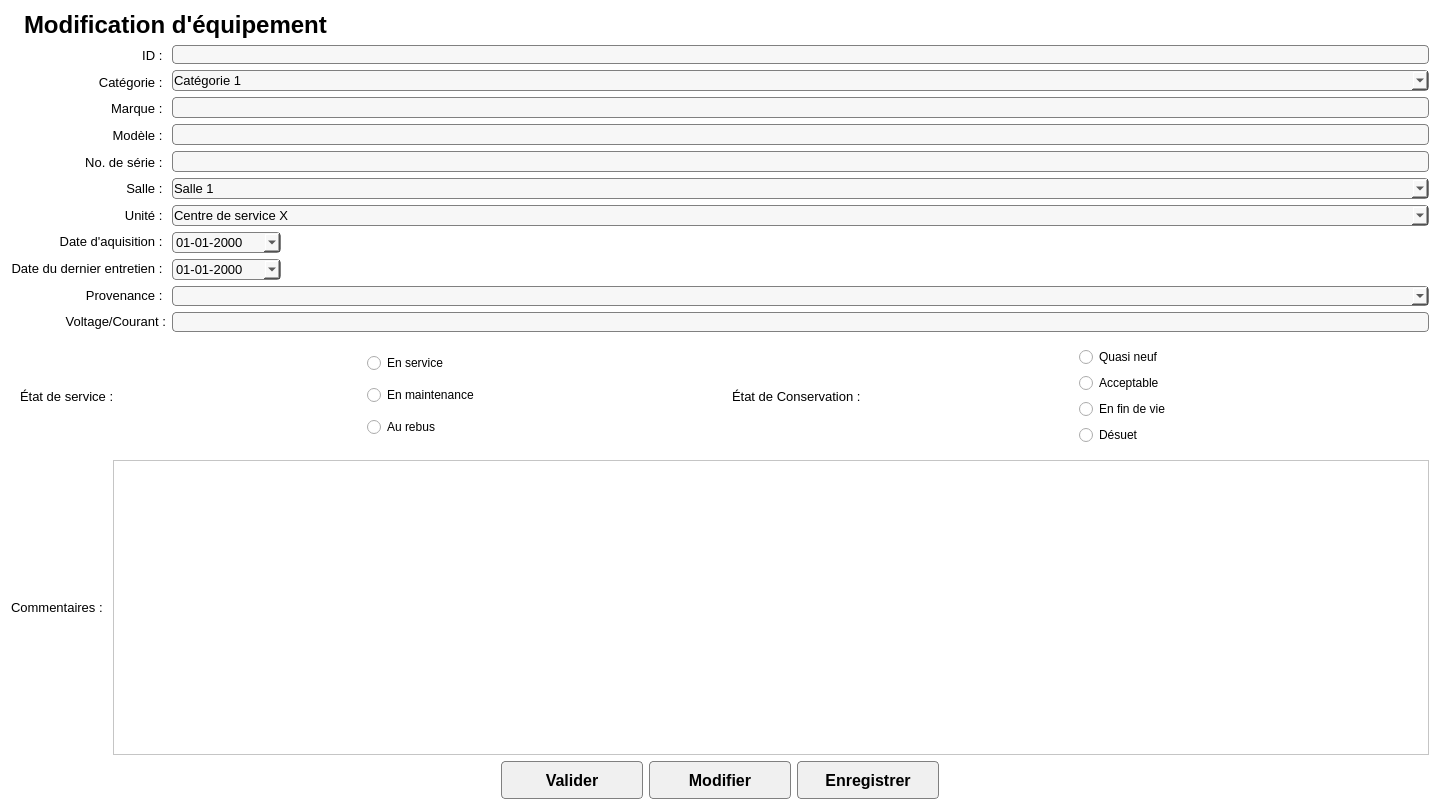
<?xml version="1.0" encoding="UTF-8"?>
<ui version="4.0">
 <class>ModificationEquipement</class>
 <widget class="QWidget" name="ModificationEquipement">
  <property name="geometry">
   <rect>
    <x>0</x>
    <y>0</y>
    <width>1440</width>
    <height>810</height>
   </rect>
  </property>
  <property name="minimumSize">
   <size>
    <width>0</width>
    <height>800</height>
   </size>
  </property>
  <property name="maximumSize">
   <size>
    <width>11111111</width>
    <height>1111111</height>
   </size>
  </property>
  <property name="windowTitle">
   <string>Form</string>
  </property>
  <property name="styleSheet">
   <string notr="true">QWidget{

background: white;
}

QLineEdit {
padding: 1px;
border-style: solid;
border: 1px solid gray;
border-radius: 4px;
background:rgb(247,247,247);

}

QDateEdit {
max-width: 105px
}

QPushButton {
color: black;
background-color: rgb(240, 240, 240);
border-width: 1px;
border-color: grey;
border-style: solid;
border-radius: 4px;
padding: 3px;
font: bold 16px;
padding-left: 5px;
padding-right: 5px;
min-width: 130px;
max-width:150px;
min-height: 30px;
max-height: 30px;
}

QPushButton:hover {
background-color: qlineargradient(x1: 0, y1: 1, x2: 0, y2: 0, stop: 0 #edf2f8, stop: 1 #c8d9ea);
}

QPushButton:pressed {
background-color: rgb(193, 213, 243);
}




QComboBox
{
padding: 1px;
border-style: solid;
border: 1px solid gray;
border-radius: 4px;
background:rgb(247,247,247);
}

QDateEdit
{
padding: 1px;
border-style: solid;
border: 1px solid gray;
border-radius: 4px;
background:rgb(247,247,247);
}</string>
  </property>
  <layout class="QFormLayout" name="formLayout">
   <item row="0" column="0" colspan="2">
    <layout class="QHBoxLayout" name="layoutTitre">
     <item>
      <widget class="QLabel" name="label">
       <property name="styleSheet">
        <string notr="true">background: white;</string>
       </property>
       <property name="text">
        <string/>
       </property>
       <property name="pixmap">
        <pixmap>Images/add1.png</pixmap>
       </property>
       <property name="scaledContents">
        <bool>false</bool>
       </property>
      </widget>
     </item>
     <item>
      <widget class="QLabel" name="titreModificationEquipement">
       <property name="font">
        <font>
         <family>MS Shell Dlg 2</family>
         <pointsize>18</pointsize>
         <weight>75</weight>
         <italic>false</italic>
         <bold>true</bold>
         <underline>false</underline>
        </font>
       </property>
       <property name="styleSheet">
        <string notr="true">background: white;</string>
       </property>
       <property name="text">
        <string>Modification d'équipement</string>
       </property>
      </widget>
     </item>
     <item>
      <spacer name="horizontalSpacer">
       <property name="orientation">
        <enum>Qt::Horizontal</enum>
       </property>
       <property name="sizeHint" stdset="0">
        <size>
         <width>40</width>
         <height>20</height>
        </size>
       </property>
      </spacer>
     </item>
    </layout>
   </item>
   <item row="1" column="0">
    <layout class="QVBoxLayout" name="layoutTitreLables">
     <item>
      <widget class="QLabel" name="label_34">
       <property name="font">
        <font>
         <pointsize>10</pointsize>
        </font>
       </property>
       <property name="styleSheet">
        <string notr="true">background: white;</string>
       </property>
       <property name="text">
        <string>ID : </string>
       </property>
       <property name="alignment">
        <set>Qt::AlignRight|Qt::AlignTrailing|Qt::AlignVCenter</set>
       </property>
      </widget>
     </item>
     <item>
      <widget class="QLabel" name="label_37">
       <property name="font">
        <font>
         <pointsize>10</pointsize>
        </font>
       </property>
       <property name="styleSheet">
        <string notr="true">background: white;</string>
       </property>
       <property name="text">
        <string>Catégorie : </string>
       </property>
       <property name="alignment">
        <set>Qt::AlignRight|Qt::AlignTrailing|Qt::AlignVCenter</set>
       </property>
      </widget>
     </item>
     <item>
      <widget class="QLabel" name="label_36">
       <property name="font">
        <font>
         <pointsize>10</pointsize>
        </font>
       </property>
       <property name="styleSheet">
        <string notr="true">background: white;</string>
       </property>
       <property name="text">
        <string>Marque : </string>
       </property>
       <property name="alignment">
        <set>Qt::AlignRight|Qt::AlignTrailing|Qt::AlignVCenter</set>
       </property>
      </widget>
     </item>
     <item>
      <widget class="QLabel" name="label_35">
       <property name="font">
        <font>
         <pointsize>10</pointsize>
        </font>
       </property>
       <property name="styleSheet">
        <string notr="true">background: white;</string>
       </property>
       <property name="text">
        <string>Modèle : </string>
       </property>
       <property name="alignment">
        <set>Qt::AlignRight|Qt::AlignTrailing|Qt::AlignVCenter</set>
       </property>
      </widget>
     </item>
     <item>
      <widget class="QLabel" name="label_30">
       <property name="font">
        <font>
         <pointsize>10</pointsize>
        </font>
       </property>
       <property name="styleSheet">
        <string notr="true">background: white;</string>
       </property>
       <property name="text">
        <string>No. de série : </string>
       </property>
       <property name="alignment">
        <set>Qt::AlignRight|Qt::AlignTrailing|Qt::AlignVCenter</set>
       </property>
      </widget>
     </item>
     <item>
      <widget class="QLabel" name="label_31">
       <property name="font">
        <font>
         <pointsize>10</pointsize>
        </font>
       </property>
       <property name="styleSheet">
        <string notr="true">background: white;</string>
       </property>
       <property name="text">
        <string>Salle : </string>
       </property>
       <property name="alignment">
        <set>Qt::AlignRight|Qt::AlignTrailing|Qt::AlignVCenter</set>
       </property>
      </widget>
     </item>
     <item>
      <widget class="QLabel" name="label_33">
       <property name="font">
        <font>
         <pointsize>10</pointsize>
        </font>
       </property>
       <property name="styleSheet">
        <string notr="true">background: white;</string>
       </property>
       <property name="text">
        <string>Unité : </string>
       </property>
       <property name="alignment">
        <set>Qt::AlignRight|Qt::AlignTrailing|Qt::AlignVCenter</set>
       </property>
      </widget>
     </item>
     <item>
      <widget class="QLabel" name="label_29">
       <property name="font">
        <font>
         <pointsize>10</pointsize>
        </font>
       </property>
       <property name="styleSheet">
        <string notr="true">background: white;</string>
       </property>
       <property name="text">
        <string>Date d'aquisition : </string>
       </property>
       <property name="alignment">
        <set>Qt::AlignRight|Qt::AlignTrailing|Qt::AlignVCenter</set>
       </property>
      </widget>
     </item>
     <item>
      <widget class="QLabel" name="label_27">
       <property name="font">
        <font>
         <pointsize>10</pointsize>
        </font>
       </property>
       <property name="styleSheet">
        <string notr="true">background: white;</string>
       </property>
       <property name="text">
        <string>Date du dernier entretien : </string>
       </property>
       <property name="alignment">
        <set>Qt::AlignRight|Qt::AlignTrailing|Qt::AlignVCenter</set>
       </property>
      </widget>
     </item>
     <item>
      <widget class="QLabel" name="label_26">
       <property name="font">
        <font>
         <pointsize>10</pointsize>
        </font>
       </property>
       <property name="styleSheet">
        <string notr="true">background: white;</string>
       </property>
       <property name="text">
        <string>Provenance : </string>
       </property>
       <property name="alignment">
        <set>Qt::AlignRight|Qt::AlignTrailing|Qt::AlignVCenter</set>
       </property>
      </widget>
     </item>
     <item>
      <widget class="QLabel" name="label_2">
       <property name="font">
        <font>
         <pointsize>10</pointsize>
        </font>
       </property>
       <property name="text">
        <string>Voltage/Courant :</string>
       </property>
       <property name="alignment">
        <set>Qt::AlignRight|Qt::AlignTrailing|Qt::AlignVCenter</set>
       </property>
      </widget>
     </item>
    </layout>
   </item>
   <item row="1" column="1">
    <layout class="QVBoxLayout" name="layoutChamps">
     <item>
      <widget class="QLabel" name="labelId">
       <property name="font">
        <font>
         <pointsize>10</pointsize>
        </font>
       </property>
       <property name="styleSheet">
        <string notr="true">QLabel

{
padding: 1px;
border-style: solid;
border: 1px solid gray;
border-radius: 4px;
background:rgb(247,247,247);
}
</string>
       </property>
       <property name="text">
        <string/>
       </property>
      </widget>
     </item>
     <item>
      <widget class="QComboBox" name="comboBoxCategorie">
       <property name="font">
        <font>
         <family>MS Shell Dlg 2</family>
         <pointsize>10</pointsize>
        </font>
       </property>
       <property name="maxCount">
        <number>2147483645</number>
       </property>
       <property name="sizeAdjustPolicy">
        <enum>QComboBox::AdjustToContentsOnFirstShow</enum>
       </property>
       <item>
        <property name="text">
         <string>Catégorie 1</string>
        </property>
       </item>
       <item>
        <property name="text">
         <string>Catégorie 2</string>
        </property>
       </item>
       <item>
        <property name="text">
         <string>Catégorie 3</string>
        </property>
       </item>
      </widget>
     </item>
     <item>
      <widget class="QLineEdit" name="lineEditMarque">
       <property name="font">
        <font>
         <pointsize>10</pointsize>
        </font>
       </property>
      </widget>
     </item>
     <item>
      <widget class="QLineEdit" name="lineEditModele">
       <property name="font">
        <font>
         <pointsize>10</pointsize>
        </font>
       </property>
      </widget>
     </item>
     <item>
      <widget class="QLineEdit" name="lineEditNoDeSerie">
       <property name="font">
        <font>
         <pointsize>10</pointsize>
        </font>
       </property>
      </widget>
     </item>
     <item>
      <widget class="QComboBox" name="comboBoxSalle">
       <property name="font">
        <font>
         <family>MS Shell Dlg 2</family>
         <pointsize>10</pointsize>
        </font>
       </property>
       <property name="maxCount">
        <number>2147483645</number>
       </property>
       <property name="sizeAdjustPolicy">
        <enum>QComboBox::AdjustToContentsOnFirstShow</enum>
       </property>
       <item>
        <property name="text">
         <string>Salle 1</string>
        </property>
       </item>
       <item>
        <property name="text">
         <string>Salle 2</string>
        </property>
       </item>
       <item>
        <property name="text">
         <string>Salle 3</string>
        </property>
       </item>
      </widget>
     </item>
     <item>
      <widget class="QComboBox" name="comboBoxCentreDeService">
       <property name="font">
        <font>
         <family>MS Shell Dlg 2</family>
         <pointsize>10</pointsize>
        </font>
       </property>
       <property name="maxCount">
        <number>2147483645</number>
       </property>
       <property name="sizeAdjustPolicy">
        <enum>QComboBox::AdjustToContentsOnFirstShow</enum>
       </property>
       <item>
        <property name="text">
         <string>Centre de service X</string>
        </property>
       </item>
       <item>
        <property name="text">
         <string>Centre de service Y</string>
        </property>
       </item>
       <item>
        <property name="text">
         <string>Centre de service Z</string>
        </property>
       </item>
      </widget>
     </item>
     <item>
      <widget class="QDateEdit" name="dateEditDateDaquisition">
       <property name="font">
        <font>
         <pointsize>10</pointsize>
        </font>
       </property>
       <property name="displayFormat">
        <string>dd-MM-yyyy</string>
       </property>
       <property name="calendarPopup">
        <bool>true</bool>
       </property>
      </widget>
     </item>
     <item>
      <widget class="QDateEdit" name="dateEditDateDuDernierEntretien">
       <property name="font">
        <font>
         <pointsize>10</pointsize>
        </font>
       </property>
       <property name="displayFormat">
        <string>dd-MM-yyyy</string>
       </property>
       <property name="calendarPopup">
        <bool>true</bool>
       </property>
      </widget>
     </item>
     <item>
      <widget class="QComboBox" name="comboBoxProvenance"/>
     </item>
     <item>
      <widget class="QLineEdit" name="lineEditCodeASSET"/>
     </item>
    </layout>
   </item>
   <item row="3" column="0" colspan="2">
    <layout class="QHBoxLayout" name="horizontalLayout_2">
     <item>
      <widget class="QFrame" name="frame">
       <property name="frameShape">
        <enum>QFrame::NoFrame</enum>
       </property>
       <property name="frameShadow">
        <enum>QFrame::Raised</enum>
       </property>
       <layout class="QHBoxLayout" name="horizontalLayout_5">
        <item>
         <layout class="QHBoxLayout" name="horizontalLayout_4">
          <item>
           <widget class="QLabel" name="labelTitreEtatDeService">
            <property name="font">
             <font>
              <pointsize>10</pointsize>
             </font>
            </property>
            <property name="styleSheet">
             <string notr="true">background: white;</string>
            </property>
            <property name="text">
             <string>État de service : </string>
            </property>
           </widget>
          </item>
          <item>
           <layout class="QVBoxLayout" name="verticalLayout_3">
            <item>
             <widget class="QRadioButton" name="radioButtonEnService">
              <property name="text">
               <string>En service</string>
              </property>
             </widget>
            </item>
            <item>
             <widget class="QRadioButton" name="radioButtonEnMaintenance">
              <property name="text">
               <string>En maintenance</string>
              </property>
             </widget>
            </item>
            <item>
             <widget class="QRadioButton" name="radioButtonAuRebus">
              <property name="text">
               <string>Au rebus</string>
              </property>
             </widget>
            </item>
           </layout>
          </item>
         </layout>
        </item>
       </layout>
      </widget>
     </item>
     <item>
      <widget class="QFrame" name="frame_2">
       <property name="frameShape">
        <enum>QFrame::NoFrame</enum>
       </property>
       <property name="frameShadow">
        <enum>QFrame::Raised</enum>
       </property>
       <layout class="QHBoxLayout" name="horizontalLayout_7">
        <item>
         <layout class="QHBoxLayout" name="horizontalLayout_6">
          <item>
           <widget class="QLabel" name="labelTitreEtatDeConservation">
            <property name="font">
             <font>
              <pointsize>10</pointsize>
             </font>
            </property>
            <property name="styleSheet">
             <string notr="true">background: white;</string>
            </property>
            <property name="text">
             <string>État de Conservation : </string>
            </property>
           </widget>
          </item>
          <item>
           <layout class="QVBoxLayout" name="verticalLayout_4">
            <item>
             <widget class="QRadioButton" name="radioButtonQuasiNeuf">
              <property name="text">
               <string>Quasi neuf</string>
              </property>
             </widget>
            </item>
            <item>
             <widget class="QRadioButton" name="radioButtonAcceptable">
              <property name="text">
               <string>Acceptable</string>
              </property>
             </widget>
            </item>
            <item>
             <widget class="QRadioButton" name="radioButtonEnFinDeVie">
              <property name="text">
               <string>En fin de vie</string>
              </property>
             </widget>
            </item>
            <item>
             <widget class="QRadioButton" name="radioButtonDesuet">
              <property name="text">
               <string>Désuet</string>
              </property>
             </widget>
            </item>
           </layout>
          </item>
         </layout>
        </item>
       </layout>
      </widget>
     </item>
    </layout>
   </item>
   <item row="4" column="0" colspan="2">
    <layout class="QHBoxLayout" name="horizontalLayout_3">
     <item>
      <widget class="QLabel" name="labelTitreCommentaires">
       <property name="font">
        <font>
         <pointsize>10</pointsize>
        </font>
       </property>
       <property name="text">
        <string>Commentaires : </string>
       </property>
      </widget>
     </item>
     <item>
      <widget class="QTextEdit" name="textEditCommentaires">
       <property name="font">
        <font>
         <pointsize>10</pointsize>
        </font>
       </property>
      </widget>
     </item>
    </layout>
   </item>
   <item row="5" column="0" colspan="2">
    <layout class="QHBoxLayout" name="horizontalLayout_8">
     <item>
      <spacer name="horizontalSpacer_2">
       <property name="orientation">
        <enum>Qt::Horizontal</enum>
       </property>
       <property name="sizeHint" stdset="0">
        <size>
         <width>40</width>
         <height>20</height>
        </size>
       </property>
      </spacer>
     </item>
     <item>
      <widget class="QPushButton" name="BoutonValider">
       <property name="font">
        <font>
         <pointsize>-1</pointsize>
         <weight>75</weight>
         <italic>false</italic>
         <bold>true</bold>
        </font>
       </property>
       <property name="cursor">
        <cursorShape>PointingHandCursor</cursorShape>
       </property>
       <property name="text">
        <string>Valider</string>
       </property>
       <property name="icon">
        <iconset>
         <normaloff>Images/check-symbol.png</normaloff>Images/check-symbol.png</iconset>
       </property>
      </widget>
     </item>
     <item>
      <widget class="QPushButton" name="BoutonModifier">
       <property name="cursor">
        <cursorShape>PointingHandCursor</cursorShape>
       </property>
       <property name="text">
        <string>Modifier</string>
       </property>
       <property name="icon">
        <iconset>
         <normaloff>Images/Modify-icon.png</normaloff>Images/Modify-icon.png</iconset>
       </property>
       <property name="iconSize">
        <size>
         <width>32</width>
         <height>32</height>
        </size>
       </property>
      </widget>
     </item>
     <item>
      <widget class="QPushButton" name="BoutonEnregistrer">
       <property name="cursor">
        <cursorShape>PointingHandCursor</cursorShape>
       </property>
       <property name="text">
        <string>Enregistrer</string>
       </property>
       <property name="icon">
        <iconset>
         <normaloff>Images/save (1).png</normaloff>Images/save (1).png</iconset>
       </property>
      </widget>
     </item>
     <item>
      <spacer name="horizontalSpacer_4">
       <property name="orientation">
        <enum>Qt::Horizontal</enum>
       </property>
       <property name="sizeHint" stdset="0">
        <size>
         <width>40</width>
         <height>20</height>
        </size>
       </property>
      </spacer>
     </item>
    </layout>
   </item>
  </layout>
 </widget>
 <resources/>
 <connections/>
</ui>
